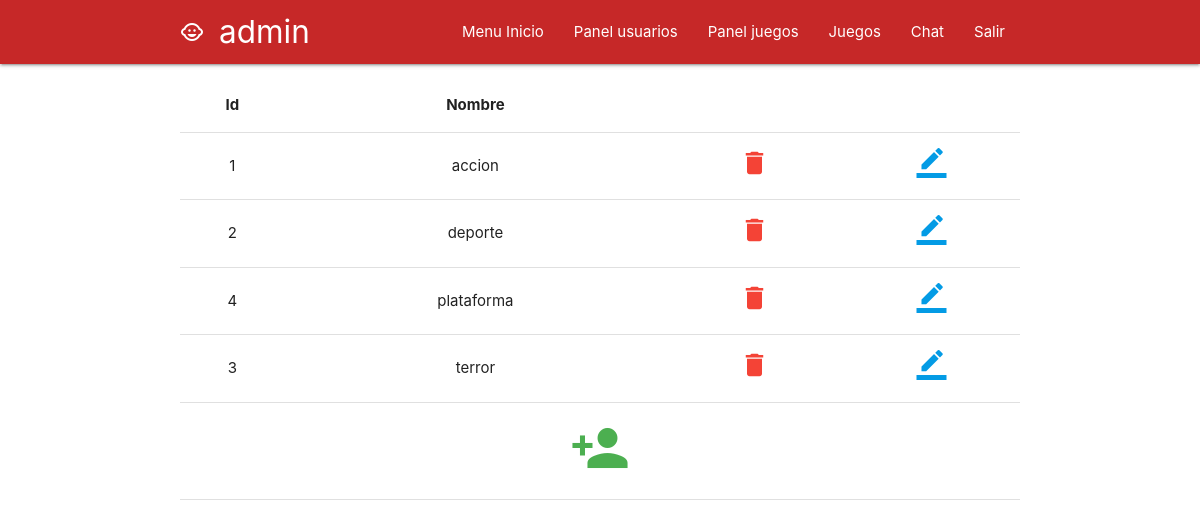
The app's page /php/admin/panelCategoria.php (signed in) with its own data.
### tables this page shows
CREATE TABLE `generos` (
  `id` int(3) NOT NULL,
  `nombre` varchar(50) DEFAULT NULL
);

### php/admin/panelCategoria.php (the view, shortened to what this page needs)
<!DOCTYPE html>
<html lang="es">
<head>
    <link rel="stylesheet" type="text/css" href="../../common/css/materialize.css">
    <link rel="stylesheet" type="text/css" href="../../common/css/estilo.css">
</head>
<body>
<?php
    require("../conexion/conn.php");
    if(isset($_SESSION['u_usuario'])){
        $registro = $conexion->query("SELECT * FROM generos")
        or die($conexion->error);
?>
<nav class="red darken-3">
    <div class="nav-wrapper container">
      <a id="logo-container" href="index.html" class="brand-logo">
        <i class="large material-icons">child_care</i>
         <?php echo $_SESSION['u_usuario']; ?>
      </a>
      <ul class="right hide-on-med-and-down">
        <li><a href="index.php">Menu Inicio</a></li>
        <li><a href="panelUsuarios.php">Panel usuarios</a></li>
        <li><a href="panelJuegos.php">Panel juegos</a></li>
        <li><a href="../../juegos.php">Juegos</a></li>
        <li><a href="../OPchat/index.php">Chat</a></li>
        <li><a href="../conexion/salir.php">Salir</a></li>
      </ul>
    </div>
    </nav>
<div class="section">
    <div class="container">
        <div class="row center">
            <table class="highlight centered">
            <thead>
                <tr>
                    <th>Id</th>
                    <th>Nombre</th>
                </tr>
            </thead>
<?php
    while ($f = $registro->fetch_array()) {
        echo '<tr>';
        echo '<td>'.$f['id'].'</td>';
        echo '<td>'.$f['nombre'].'</td>';
        echo '<td><a href="delmodcat/borrarCategoria.php?id='.$f['id'].'"><i class="small material-icons red-text">delete</i></a></td>';
        echo '<td><a href="delmodcat/modificarCategoria.php?id='.$f['id'].'"><i class="small material-icons ligthblue-text">border_color</i></a></td>';
        echo '</tr>';
    }
?>
            <tr><td colspan="5"><a href="delmodcat/altaCategoria.php"><i class="medium material-icons green-text">person_add</i></a></td>
            </tr>
</table>
<?php
    }else{
        header('Location:../../login.php');
    }
?>
        </div>
    </div>
</div>
</body>
</html>

### records on screen
generos: id "1", nombre "accion"
generos: id "2", nombre "deporte"
generos: id "4", nombre "plataforma"
generos: id "3", nombre "terror"

### other values on screen
$_SESSION['u_usuario'] "admin"
